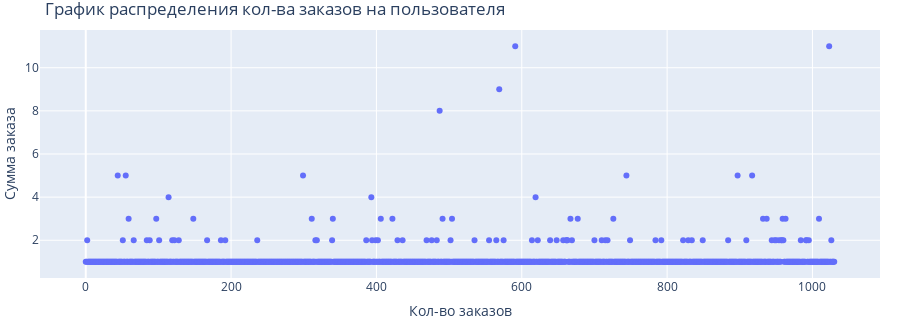

The code cell stored with this chart in its notebook:
### Code cell
x_val = pd.Series(range(0,len(ordersByUsers)))
fig = go.Figure()
fig.add_trace(go.Scatter(x=x_val, y=ordersByUsers['orders'], mode='markers'))
fig.update_layout(
                  title="График распределения кол-ва заказов на пользователя",
                  xaxis_title="Кол-во заказов",
                  yaxis_title="Сумма заказа",
                  margin=dict(l=0, r=20, t=30, b=0),
                  height=320,
                  width=900)
fig.show()

### Figure 1 — Plotly figure (JSON) as saved in the notebook; plotly's stock layout.template omitted (floating-point values rounded to 4 significant figures; data arrays with more than 128 entries replaced by an {"elided": "..."} marker saying what was removed)
{"data": [{"mode": "markers", "type": "scatter", "x": {"elided": "1031 int values"}, "y": {"elided": "1031 int values"}}], "layout": {"height": 320, "margin": {"b": 0, "l": 0, "r": 20, "t": 30}, "title": {"text": "График распределения кол-ва заказов на пользователя"}, "width": 900, "xaxis": {"title": {"text": "Кол-во заказов"}}, "yaxis": {"title": {"text": "Сумма заказа"}}}}
